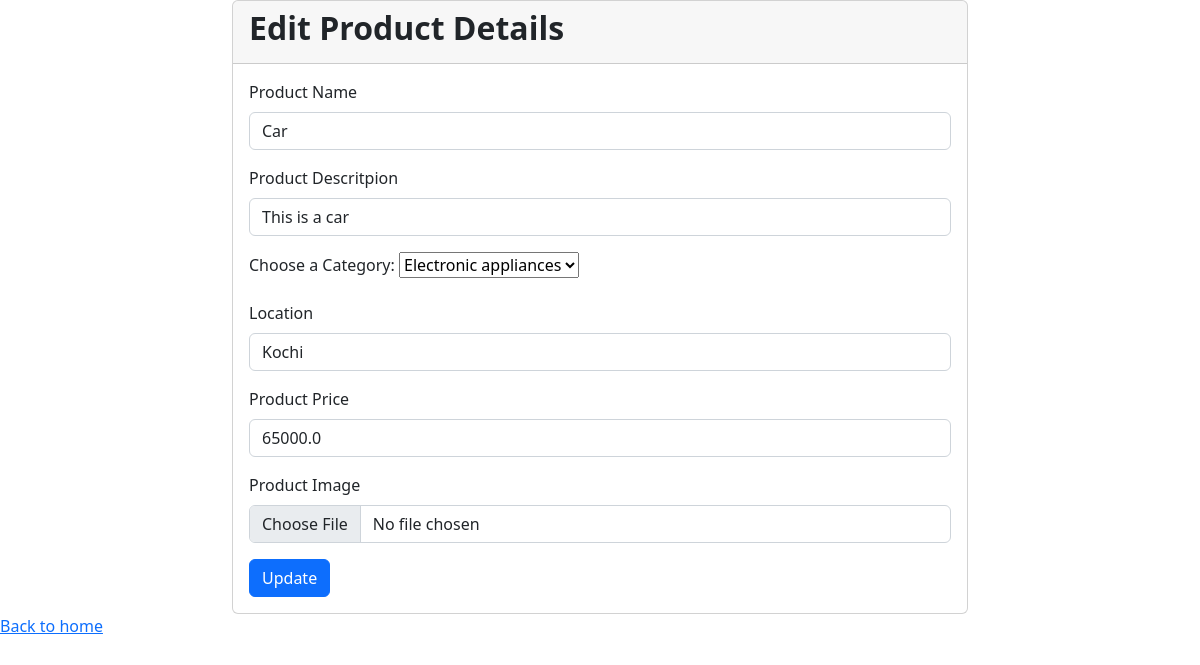
/edit_post_confirm/36/, run on the app's committed database.
### sellerapp/models.py (models this page shows, shortened)
class Product(models.Model):
    userid = models.ForeignKey(User,on_delete=models.CASCADE,null=True)
    product_name = models.CharField(max_length=100,null=True)
    product_desc = models.CharField(max_length=1000,null=True)
    category = models.CharField(max_length=100,null=True)
    location = models.CharField(max_length=100,null=True)
    product_price = models.FloatField(max_length=100,null=True)
    product_img = models.FileField(upload_to='media',null=True,blank=True)
    time = models.DateTimeField(null=True,blank=True)

### sellerapp/views.py (the view)
# urls.py: path('edit_post_confirm/<id>/', edit_post_confirm, name='edit_post_confirm'),
def edit_post_confirm(request, id):
    data = Product.objects.get(id=id)
    return render(request, 'edit_post.html', {'data': data})

### sellerapp/templates/edit_post.html (shortened to what this page needs)
<!DOCTYPE html>
<html lang="en">
<head>
    <link href="https://cdn.jsdelivr.net/npm/bootstrap@5.2.0-beta1/dist/css/bootstrap.min.css" rel="stylesheet">
</head>
<body>
   <section class="section">
    <div class="container">
        <div class="row justify-content-center">
            <div class="col-md-8">
                <div class="card">
                    <div class="card-header">
                        <h2 class="fw-bold">Edit Product Details</h2>
                    </div>
                    <div class="card-body">
                        <form action="{% url 'edit_post' data.id %}" method="POST" enctype="multipart/form-data"> {% csrf_token %}
                            <div class="mb-3">
                                <label  class="form-label">Product Name</label>
                                <input type="text" Required name="product_name" class="form-control" value="{{ data.product_name }}">
                            </div>
                            <div class="mb-3">
                                <label  class="form-label">Product Descritpion</label>
                                <input type="text" Required name="product_desc" class="form-control" value="{{ data.product_desc }}">
                            </div>
                            <div class="mb-3">
                                <label class="form-label" >Choose a Category:</label>
                                    <select name="category" value="{{ data.category }}">
                                      <option value="Electronic appliances" name="category">Electronic appliances</option>
                                    </select>
                            </div>
                            <div class="mb-3">
                                <label class="form-label">Location</label>
                                <input type="text" Required name="location" class="form-control" value="{{ data.location }}">
                            </div>
                            <div class="mb-3">
                                <label class="form-label">Product Price</label>
                                <input type="number" Required name="product_price" class="form-control" value="{{ data.product_price }}">
                            </div>
                             <div class="mb-3">
                                <label  class="form-label">Product Image</label>
                                <input type="file" Required name="product_img" class="form-control" value="{{ data.product_img }}">
                            </div>
                            <button type="submit" class="btn btn-primary">Update</button>
                        </form>
                    </div>
                </div>
            </div>
        </div>
    </div>
</section>
 <a href="{% url 'indexpage' %}" >Back to home</a>
</body>
</html>

### data on the page
Product: product_name "Car", product_desc "This is a car", category "Electronic appliances", location "Kochi", product_price "65000.0"
